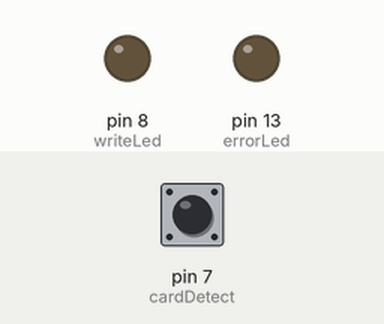
This sketch was run on a simulated Arduino Uno, built with avr-gcc and run on an emulated ATmega328P. Parts: output pins drawn as LEDs (lit = HIGH). The inputs (shaded band) are chosen by the test bench; at power-on: pin 7 (cardDetect) HIGH. Storage starts empty; what the sketch prints to the serial monitor is not drawn.

Above: at 1.3 s.
1.4 s: pin 7 (cardDetect) pulled LOW for 0.15 s
At 1.47 s:
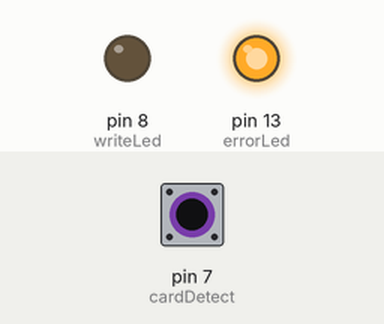
Timing chart, 0 to 4.4 s (numbered marks = the images above; inputs shaded):
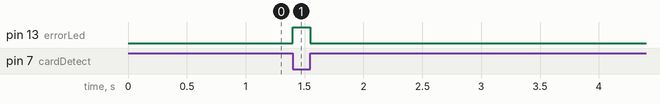

Measured:
- after the input at 1.4 s, pin 13 (errorLed): LOW → HIGH at once, → LOW 0.15 s later

The sketch:

TempHumidityLogger.ino
```cpp
/*
  Temperature and humidity logger
  This sketch reads the temperature and humidity from a DHT11 sensor
  on an Adalogger and saves their values to a comma-separated values (CSV) file.

  Written and tested on an Adalogger M0 board
  .
  created 28 Feb 2016
  by Tom Igoe

*/


#include <SD.h>
#include "DHT.h"

#define DHTPIN 5        // what pin the sensor is connected to
#define DHTTYPE DHT11   // Which type of DHT sensor you're using:

// initialize the sensor:
DHT dht(DHTPIN, DHTTYPE);

const int chipSelect = 4;         // SPI chip select for SD card
const int cardDetect = 7;          // pin that detects whether the card is there
const int writeLed = 8;           // LED indicator for writing to card
const int errorLed = 13;          // LED indicator for error
long lastWriteTime = 0;           // timestamp for last write attempt
long interval = 10000;            // time between readings
char fileName[] = "datalog.csv";  // filename to save on SD card

void setup() {
 Serial.begin(9600);   // initialize serial communication

  // initialize LED and cardDetect pins:
  pinMode(writeLed, OUTPUT);
  pinMode(errorLed, OUTPUT);
  pinMode(cardDetect, INPUT_PULLUP);

  // startSDCard() blocks everything until the card is present
  // and writable:
  if (startSDCard() == true) {
    Serial.println("card initialized.");
    delay(100);
    // open the log file:
    File logFile = SD.open(fileName, FILE_WRITE);
    // write header columns to file:
    if (logFile) {
      logFile.println("Battery Voltage,Sensor Reading");
      logFile.close();
    }
  }

  // initialize the sensor:
  dht.begin();
}

void loop() {
  // if the cart's not there, don't do anything more:
  if (digitalRead(cardDetect) == LOW) {
    digitalWrite(errorLed, HIGH);
    return;
  }
  // turn of the error LED:
  digitalWrite(errorLed, LOW);

  // read sensors every 10 seconds
  if (millis()  - lastWriteTime >=  interval) {
    File logFile = SD.open(fileName, FILE_WRITE);   // open the log file
    if (logFile) {                                  // if you can write to the log file,
      digitalWrite(writeLed, HIGH);                 // turn on the write LED
      // read sensor:
      float humidity = dht.readTemperature();
      float temperature = dht.readHumidity();

      // print to the log file:
      logFile.print(humidity);
      logFile.print(",");
      logFile.println(temperature);
      logFile.close();                    // close the file

      // for debugging only:
      Serial.print(humidity);
      Serial.print(",");
      Serial.println(temperature);

      // update the last attempted save time:
      lastWriteTime = millis();
    }
    digitalWrite(writeLed, LOW);      // turn off the write LED
  }
}

boolean startSDCard() {
  // Wait until the card is inserted:
  while (digitalRead(cardDetect) == LOW) {
    Serial.println("Waiting for card...");
    digitalWrite(errorLed, HIGH);
    delay(750);
  }

  // wait until the card initialized successfully:
  while (!SD.begin(chipSelect)) {
    digitalWrite(errorLed, HIGH);   // turn on error LED
    Serial.println("Card failed");
    delay(750);
  }
  return true;
}
```
